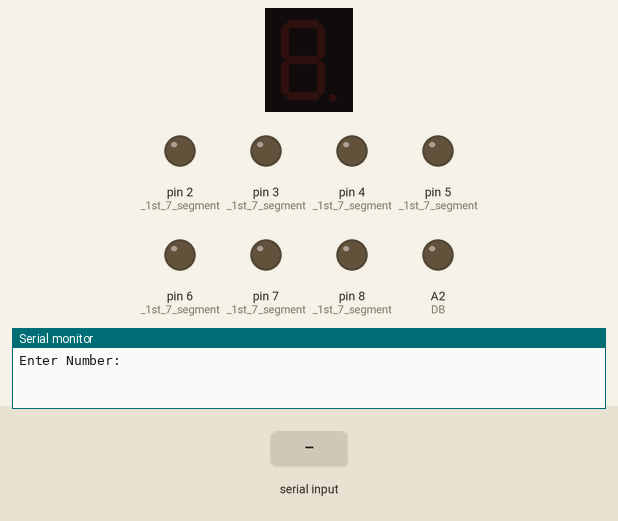
Bench run of a sketch on a simulated Arduino Uno, built with avr-gcc and run on an emulated ATmega328P. Shown: 1-digit seven-segment display, output pins drawn as LEDs (lit = HIGH), the last lines printed to the serial monitor. Wiring (inferred from the names in the program): 1-digit 7-segment display, segments lit when HIGH: segments pin 9, pin 10, pin 11, pin 12, pin 13, A0, A1. Inputs (shaded band) come from the test bench. The segment pins are drawn as the display they are named for; pins used as bus, display or sensor lines are not drawn.

Above: at 1.2 s.
1.3 s: "90,45\n" received over Serial
At 2.6 s:
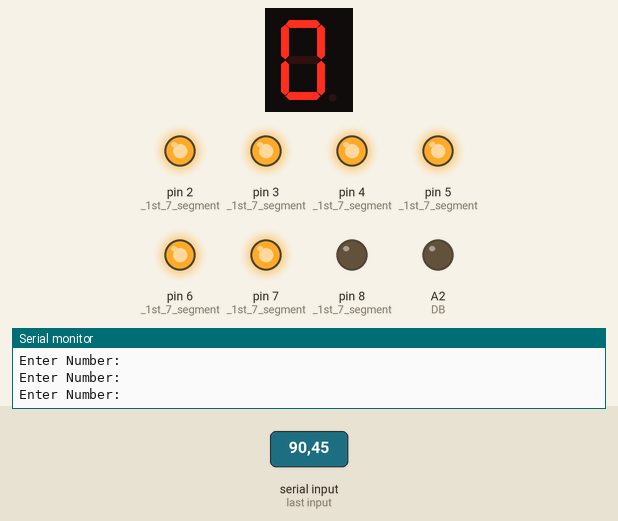
3.8 s: "30,150\n" received over Serial
At 4.6 s:
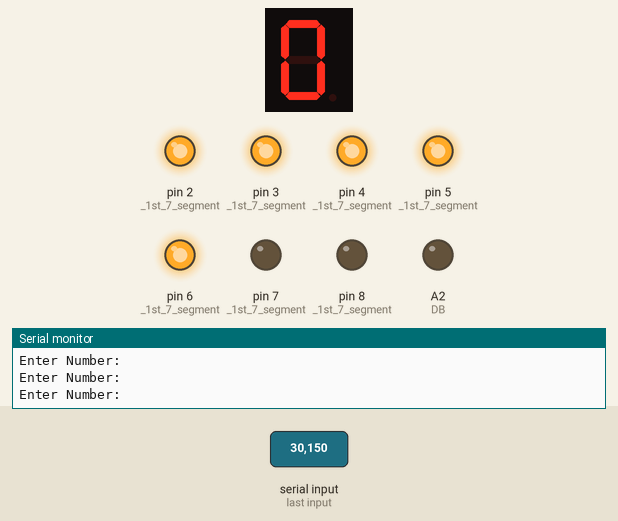
6.3 s: "5\n" received over Serial
At 6.8 s:
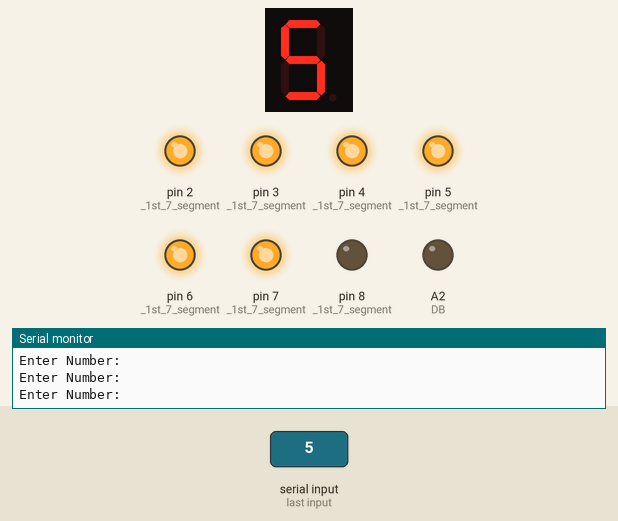
Timing chart, 0 to 9.3 s (numbered marks = the images above; inputs shaded):
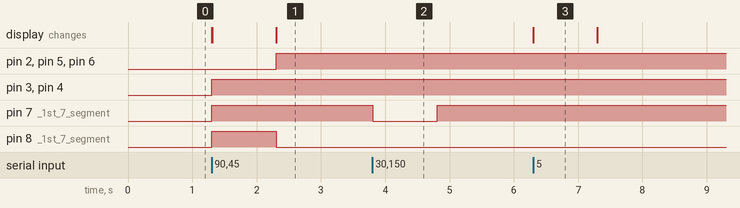

The sketch:

Two__Digit_7segment.ino
```cpp
#define A   2
#define B   3
#define C   4
#define D   5
#define E   6
#define F   7
#define G   8

#define AA  9
#define BB  10
#define CC  11
#define DD  12
#define EE  13
#define FF  A0
#define GG  A1

#define DB  A2

int _1st_7_segment[7]={A,B,C,D,E,F,G};
int _2nd_7_segment[7]={AA,BB,CC,DD,EE,FF,GG};
int numbers[10][7]={
                     { 1, 1, 1, 1, 1, 1, 0},  // 0
                     { 0, 1, 1, 0, 0, 0, 0},  // 1
                     { 1, 1, 0, 1, 1, 0, 1},  // 2
                     { 1, 1, 1, 1, 0, 0, 1},  // 3
                     { 0, 1, 1, 0, 0, 1, 1},  // 4
                     { 1, 0, 1, 1, 0, 1, 1},  // 5
                     { 1, 0, 1, 1, 1, 1, 1},  // 6
                     { 1, 1, 1, 0, 0, 0, 0},  // 7
                     { 1, 1, 1, 1, 1, 1, 1},  // 8
                     { 1, 1, 1, 1, 0, 1, 1}  // 9
                   };

void setup()
{
  pinMode(DB,OUTPUT);
  for(int i=0;i<7;i++)
  {
    pinMode(_1st_7_segment[i],OUTPUT);
    pinMode(_2nd_7_segment[i],OUTPUT);
  }
  Serial.begin(9600);
}

void loop()
{
  Serial.print("Enter Number:");
  while(Serial.available()==0);
  float input = Serial.parseFloat();
  Serial.println();
  if(input != (int)input)
  {
    digitalWrite(DB,HIGH);
    input*=10;
  }
  int firstNumber  = input / 10;
  int secondNumber = (int)input % 10; //Operands of % operator must be integer
  for(int i=0;i<7;i++)
  {
    digitalWrite(_1st_7_segment[i],numbers[firstNumber][i]);
    digitalWrite(_2nd_7_segment[i],numbers[secondNumber][i]);
  }
}
```

Measured:
- after the input at 1.3 s, pin 2 (_1st_7_segment), pin 5 (_1st_7_segment), pin 6 (_1st_7_segment): LOW → HIGH after 1.0 s; pin 3 (_1st_7_segment), pin 4 (_1st_7_segment), pin 7 (_1st_7_segment): LOW → HIGH at once; pin 8 (_1st_7_segment): LOW → HIGH at once, → LOW 1.0 s later; the display: changes at once (image 1)
- after the input at 3.8 s, pin 7 (_1st_7_segment): HIGH → LOW at once, → HIGH 1.0 s later
- after the input at 6.3 s, the display: changes at once (image 3)
- what the display in image 3 shows lasts 1.0 s, from 6.3 s to 7.3 s
